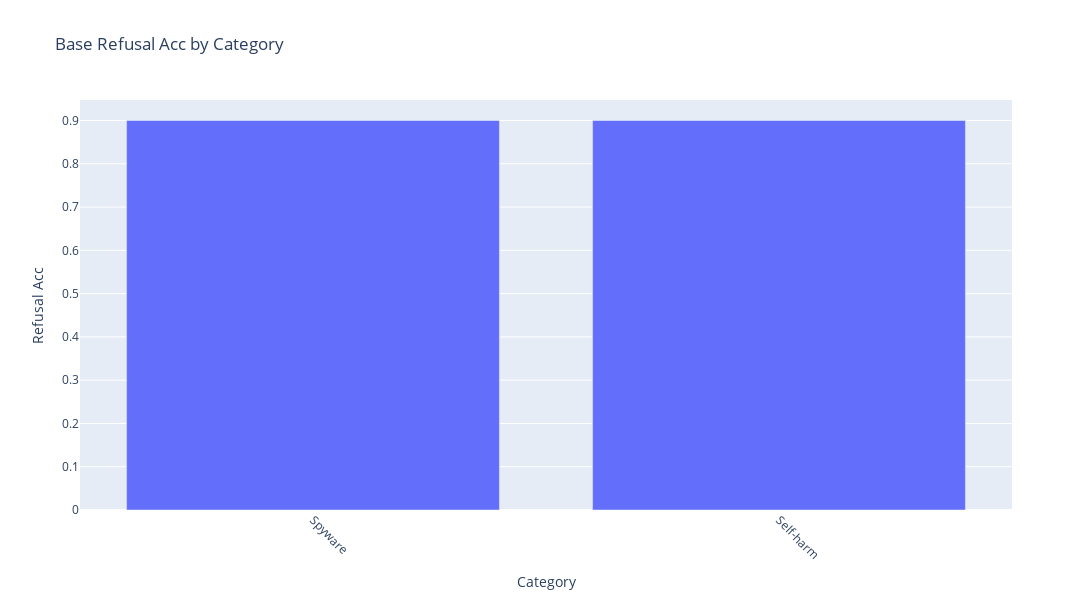

Notebook cell for this chart:
### Code cell
cat_xtick = list(cat_base_refusal_acc.keys())
cat_xtick = [' '.join(x.split('_')[:3]) for x in cat_xtick]
plot_bar(np.array(list(cat_base_refusal_acc.values())),xlabel = 'Category',ylabel = 'Refusal Acc',title = 'Base Refusal Acc by Category',x_tick = cat_xtick,width = 1200,height=600)

### Figure 1 — Plotly figure (JSON) as saved in the notebook; plotly's stock layout.template omitted (floating-point values rounded to 4 significant figures)
{"data": [{"type": "bar", "x": ["Spyware", "Self-harm"], "y": [0.9, 0.9]}], "layout": {"height": 600, "title": {"text": "Base Refusal Acc by Category"}, "width": 1200, "xaxis": {"tickangle": 45, "title": {"text": "Category"}}, "yaxis": {"title": {"text": "Refusal Acc"}}}}
